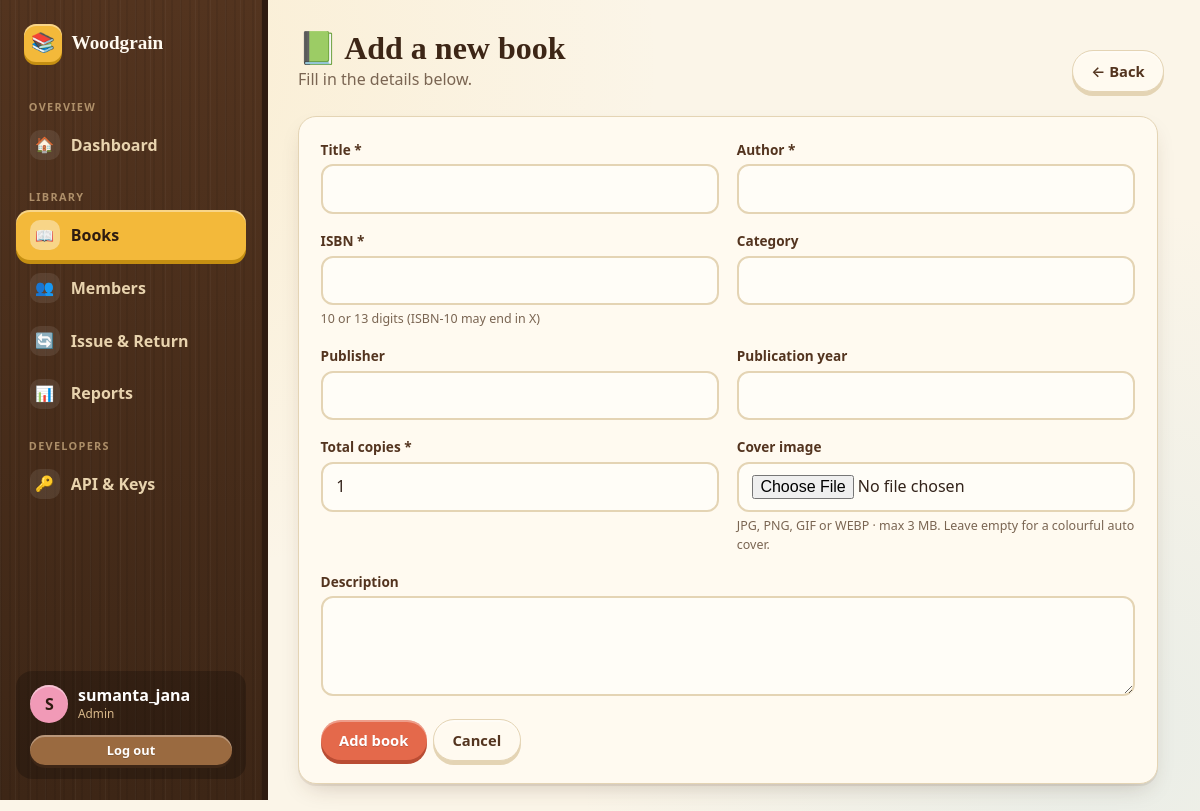
The page /admin/books/new (signed in) on the database its author committed.
### tables this page shows
CREATE TABLE users (
                user_id       INTEGER PRIMARY KEY AUTOINCREMENT,
                username      TEXT NOT NULL UNIQUE,
                password_hash TEXT NOT NULL,
                role          TEXT NOT NULL
                              CHECK (role IN ('Admin', 'Member')),
                member_id     INTEGER,
                created_at    TEXT NOT NULL,
                FOREIGN KEY (member_id)
                    REFERENCES members(member_id)
            );

### app.py (the view, shortened to what this page needs)
@app.route("/admin/books/new", methods=["GET", "POST"])
@admin_required
def add_book():
    form = {"total_copies": "1"}
    return render_template("admin/book_form.html", form=form, book=None,
                           categories=webdata.list_categories())

### app.py (called while the page is built)
def csrf_token():
    if "_csrf" not in session:
        session["_csrf"] = secrets.token_hex(16)
    return session["_csrf"]

@app.before_request
def check_csrf():
    if request.method in ("POST", "PUT", "PATCH", "DELETE") \
            and not request.path.startswith("/api/"):
        sent = request.form.get("csrf_token") or request.headers.get("X-CSRFToken", "")
        expected = session.get("_csrf", "")
        if not expected or not hmac.compare_digest(sent, expected):
            abort(400, description="csrf")

@app.before_request
def load_logged_in_user():
    g.user = None
    user_id = session.get("user_id")
    if user_id is not None:
        g.user = authentication.get_user_by_id(user_id)
        if g.user is None:
            session.clear()

@app.context_processor
def inject_globals():
    return {
        "current_user": g.get("user"),
        "LOAN_DAYS": webdata.LOAN_DAYS,
        "FINE_PER_DAY": webdata.FINE_PER_DAY,
        "MAX_RENEWALS": webdata.MAX_RENEWALS,
        "RENEW_DAYS": webdata.RENEW_DAYS,
        "today": webdata.today_text(),
    }

@app.after_request
def add_security_headers(response):
    response.headers["X-Content-Type-Options"] = "nosniff"
    response.headers["X-Frame-Options"] = "DENY"
    response.headers["Referrer-Policy"] = "same-origin"
    if not request.path.startswith("/static/"):
        response.headers["Cache-Control"] = "no-store"
    return response

def role_required(role):
    def decorator(view):
        @wraps(view)
        def wrapped(*args, **kwargs):
            if g.user is None:
                flash("Please log in first.", "warning")
                return redirect(url_for("login", next=request.path))
            if g.user["role"] != role:
                abort(403)
            return view(*args, **kwargs)
        return wrapped
    return decorator

### database.py (called while the page is built)
def get_connection(dict_rows=False):
    try:
        connection = sqlite3.connect(DB_PATH, timeout=10)
        connection.execute("PRAGMA foreign_keys = ON;")
        connection.execute("PRAGMA journal_mode = WAL;")
        if dict_rows:
            connection.row_factory = sqlite3.Row
        return connection
    except sqlite3.Error as error:
        print("Database connection error:", error)
        return None

def close_connection(connection):
    if connection is not None:
        connection.close()

### webdata.py (called while the page is built)
def today_text():
    return date.today().strftime("%Y-%m-%d")

### templates/admin/book_form.html (shortened to what this page needs)
{% extends "shell.html" %}
{% from "partials/_macros.html" import csrf, cover %}
{% block content %}
<div class="page-head"><div><h1>{{ '✏️ Edit book' if book else '📗 Add a new book' }}</h1><p>{{ 'Book #' ~ book.book_id if book else 'Fill in the details below.' }}</p></div><a class="btn btn-ghost" href="{{ url_for('manage_books') }}">← Back</a></div>
<form class="card" method="post" enctype="multipart/form-data" style="max-width:860px">
  <div class="grid-2">
    <div class="field"><label for="title">Title *</label><input id="title" name="title" type="text" value="{{ form.title }}" required></div>
    <div class="field"><label for="author">Author *</label><input id="author" name="author" type="text" value="{{ form.author }}" required></div>
    <div class="field"><label for="isbn">ISBN *</label><input id="isbn" name="isbn" type="text" value="{{ form.isbn }}" required><div class="hint">10 or 13 digits (ISBN-10 may end in X)</div></div>
    <div class="field"><label for="category">Category</label><input id="category" name="category" type="text" list="cats" value="{{ form.category }}"></div>
    <div class="field"><label for="publisher">Publisher</label><input id="publisher" name="publisher" type="text" value="{{ form.publisher }}"></div>
    <div class="field"><label for="publication_year">Publication year</label><input id="publication_year" name="publication_year" type="number" min="1000" value="{{ form.publication_year }}"></div>
    <div class="field"><label for="total_copies">Total copies *</label><input id="total_copies" name="total_copies" type="number" min="1" value="{{ form.total_copies }}" required>
      {% if book %}<div class="hint">{{ book.total_copies - book.available_copies }} currently issued — available copies update automatically.</div>{% endif %}</div>
    <div class="field"><label for="cover">Cover image</label><input id="cover" name="cover" type="file" accept="image/png,image/jpeg,image/gif,image/webp"><div class="hint">JPG, PNG, GIF or WEBP · max 3 MB. Leave empty for a colourful auto cover.</div>
      {% if book and book.cover_image %}<label style="margin-top:.5rem;font-weight:500"><input type="checkbox" name="remove_cover" value="1"> Remove current cover</label>{% endif %}</div>
  </div>
  <div class="field"><label for="description">Description</label><textarea id="description" name="description">{{ form.description }}</textarea></div>
  <div class="actions"><button class="btn" type="submit">{{ 'Save changes' if book else 'Add book' }}</button><a class="btn btn-ghost" href="{{ url_for('manage_books') }}">Cancel</a></div>
</form>
{% endblock %}

### templates/shell.html (shortened to what this page needs)
{% extends "base.html" %}
{% set admin = current_user.role == 'Admin' %}
{% macro link(endpoint, icon, label, match=None) %}
  {% set on = request.endpoint in (match or [endpoint]) %}
  <a class="side-link {{ 'active' if on }}" href="{{ url_for(endpoint) }}"><span class="i">{{ icon }}</span>{{ label }}</a>
{% endmacro %}
{% block body %}
<div class="shell" id="shell">
  <aside class="sidebar wood">
    <a href="{{ url_for('index') }}" class="brand"><span class="logo">📚</span> Woodgrain</a>
    {% if admin %}
      <div class="side-label">Overview</div>
      {{ link('admin_dashboard', '🏠', 'Dashboard') }}
      <div class="side-label">Library</div>
      {{ link('manage_books', '📖', 'Books', ['manage_books','add_book','edit_book']) }}
      {{ link('manage_members', '👥', 'Members', ['manage_members','add_member','edit_member','member_detail']) }}
      {{ link('manage_loans', '🔄', 'Issue & Return') }}
      {{ link('reports_page', '📊', 'Reports') }}
      <div class="side-label">Developers</div>
      {{ link('api_page', '🔑', 'API & Keys') }}
    {% else %}
      <div class="side-label">My library</div>
      {{ link('member_dashboard', '🏠', 'My Dashboard') }}
      {{ link('catalog', '📖', 'Browse Books', ['catalog','book_detail']) }}
      {{ link('member_profile', '👤', 'My Profile') }}
    {% endif %}
    <div class="side-user">
      <div class="who"><div class="avatar">{{ current_user.username[:1]|upper }}</div>
        <div><div class="nm">{{ current_user.username }}</div><div class="rl">{{ current_user.role }}</div></div></div>
      <form method="post" action="{{ url_for('logout') }}"><input type="hidden" name="csrf_token" value="{{ csrf_token() }}"><button class="btn btn-wood btn-sm btn-block" type="submit">Log out</button></form>
    </div>
  </aside>
  <main class="content">
    {% block content %}{% endblock %}
  </main>
</div>
{% endblock %}

### rows shown on the page
users: username "S", username "sumanta_jana", role "Admin"

### other values the page prints
{{ icon }} "🏠 📖 👥 🔄 📊 🔑"
{{ label }} "Dashboard Books Members Issue & Return Reports API & Keys"
{{ '✏️ Edit book' if book else '📗 Add a new book' }} "📗 Add a new book"
{{ 'Book #' ~ book.book_id if book else 'Fill in the details below.' }} "Fill in the details below."
{{ 'Save changes' if book else 'Add book' }} "Add book"
